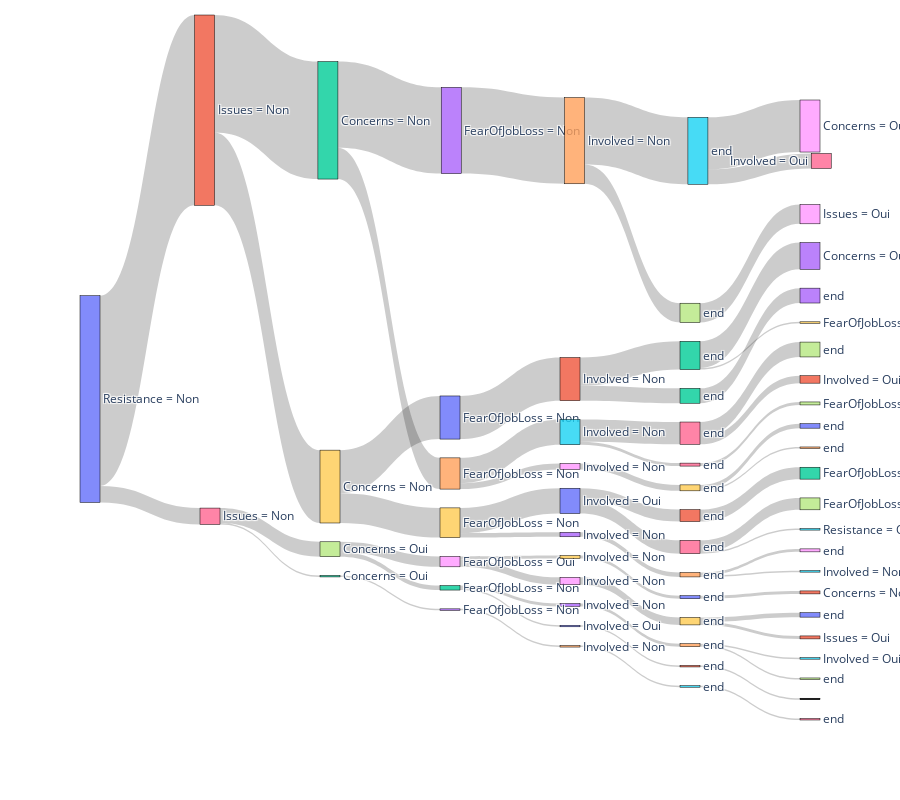

The code cell stored with this chart in its notebook:
### Code cell
# Resistance > Issues > Concerns > FearOfJobLoss >
# > Involved > want_to_be_consulted_on_ai_development > ImpactOfBeingInvolved
binary_columns = [
  "Resistance",
  "Issues",
  "Concerns",
  "FearOfJobLoss",
  "Involved",
  "WantToBeInvolved",
  "ImpactOfBeingInvolved"
]
df_bin_tree = df_survey[binary_columns]
df_bin_tree = df_bin_tree[df_bin_tree["Issues"] != "Je ne m'en suis jamais servi"]
df_bin_tree = df_bin_tree[df_bin_tree["Involved"] != "Mon entreprise n'utilise pas l’IA"]
df_bin_tree = df_bin_tree.dropna(subset=binary_columns)

# Convert binary responses to numeric values
for column in df_bin_tree.columns:
  df_bin_tree[column] = df_bin_tree[column].map({
    'Oui': 1,
    'Non': 0
  })

df_bin_tree = df_bin_tree.reset_index()  # make sure indexes pair with number of rows

sankey_dict = {}

for index, row in df_bin_tree.iterrows():
  key = ""
  for depth in range(len(binary_columns) - 1):
    key = key + str(row[binary_columns[depth]])
    if key not in sankey_dict:
      sankey_dict[key] = 1
    else:
      sankey_dict[key] += 1

# Create a DataFrame for the Sankey diagram
df_sankey = pd.DataFrame(columns=['source', 'target', 'value'])

sankey_dict_ids = {
  'root': 0
}
for key in sankey_dict.keys():
  sankey_dict_ids[key] = len(sankey_dict_ids)

labels = []

for key, value in sankey_dict.items():
  if len(key) <= 1:
    source = 'root'
  else:
    source = key[:-1]
  df_sankey.loc[len(df_sankey)] = {
      'source': sankey_dict_ids[source],
      'target': sankey_dict_ids[key],
      'value': value
    }
  if len(key) < len(binary_columns) - 1:
    labels.append(binary_columns[len(key)-1] + ' = ' + key[-1].replace('0', 'Non').replace('1', 'Oui'))
  else:
    labels.append('end')


x_positions = [(i + .01) / (len(binary_columns) - 1) for i in range(len(binary_columns))]
y_positions = [i / (len(labels) - 1) for i in range(len(labels))]

fig = go.Figure(data=[go.Sankey(
  node = dict(
    line = dict(color = "black", width = 0.5),
    label = labels,
    x = x_positions,
    y = y_positions,
  ),
  link = dict(
    source = df_sankey['source'],
    target = df_sankey['target'],
    value = df_sankey['value']
  )
)], layout=go.Layout(height=800))

fig.show()

### Figure 1 — Plotly figure (JSON) as saved in the notebook; plotly's stock layout.template omitted (floating-point values rounded to 4 significant figures)
{"data": [{"link": {"source": [0, 1, 2, 3, 4, 5, 4, 7, 1, 9, 10, 11, 12, 2, 14, 15, 16, 5, 9, 19, 20, 21, 19, 23, 24, 20, 26, 14, 28, 29, 16, 11, 32, 29, 26, 0, 36, 37, 38, 39, 40, 37, 42, 43, 44, 15, 46, 38, 48, 49, 49, 36, 52, 53, 54, 55, 44, 24, 12, 42, 60, 61], "target": [1, 2, 3, 4, 5, 6, 7, 8, 9, 10, 11, 12, 13, 14, 15, 16, 17, 18, 19, 20, 21, 22, 23, 24, 25, 26, 27, 28, 29, 30, 31, 32, 33, 34, 35, 36, 37, 38, 39, 40, 41, 42, 43, 44, 45, 46, 47, 48, 49, 50, 51, 52, 53, 54, 55, 56, 57, 58, 59, 60, 61, 62], "value": [128, 79, 58, 58, 45, 10, 13, 13, 49, 29, 29, 19, 18, 21, 17, 15, 10, 35, 20, 17, 8, 8, 3, 3, 1, 9, 8, 4, 4, 3, 5, 10, 10, 1, 1, 11, 10, 7, 2, 2, 2, 3, 2, 2, 1, 2, 2, 5, 5, 3, 2, 1, 1, 1, 1, 1, 1, 2, 1, 1, 1, 1]}, "node": {"label": ["Resistance = Non", "Issues = Non", "Concerns = Non", "FearOfJobLoss = Non", "Involved = Non", "end", "Involved = Oui", "end", "Issues = Oui", "Concerns = Non", "FearOfJobLoss = Non", "Involved = Non", "end", "Concerns = Oui", "FearOfJobLoss = Non", "Involved = Non", "end", "end", "Concerns = Oui", "FearOfJobLoss = Non", "Involved = Oui", "end", "FearOfJobLoss = Oui", "Involved = Non", "end", "Involved = Non", "end", "FearOfJobLoss = Oui", "Involved = Non", "end", "end", "Involved = Oui", "end", "end", "end", "Resistance = Oui", "Issues = Non", "Concerns = Oui", "FearOfJobLoss = Oui", "Involved = Non", "end", "Concerns = Non", "FearOfJobLoss = Non", "Involved = Non", "end", "Involved = Oui", "end", "FearOfJobLoss = Non", "Involved = Non", "end", "end", "Issues = Oui", "Concerns = Oui", "FearOfJobLoss = Non", "Involved = Non", "end", "end", "end", "end", "FearOfJobLoss = Oui", "Involved = Oui", "end"], "line": {"color": "black", "width": 0.5}, "x": [0.001667, 0.1683, 0.335, 0.5017, 0.6683, 0.835, 1.002], "y": [0, 0.01639, 0.03279, 0.04918, 0.06557, 0.08197, 0.09836, 0.1148, 0.1311, 0.1475, 0.1639, 0.1803, 0.1967, 0.2131, 0.2295, 0.2459, 0.2623, 0.2787, 0.2951, 0.3115, 0.3279, 0.3443, 0.3607, 0.377, 0.3934, 0.4098, 0.4262, 0.4426, 0.459, 0.4754, 0.4918, 0.5082, 0.5246, 0.541, 0.5574, 0.5738, 0.5902, 0.6066, 0.623, 0.6393, 0.6557, 0.6721, 0.6885, 0.7049, 0.7213, 0.7377, 0.7541, 0.7705, 0.7869, 0.8033, 0.8197, 0.8361, 0.8525, 0.8689, 0.8852, 0.9016, 0.918, 0.9344, 0.9508, 0.9672, 0.9836, 1]}, "type": "sankey"}], "layout": {"height": 800}}
